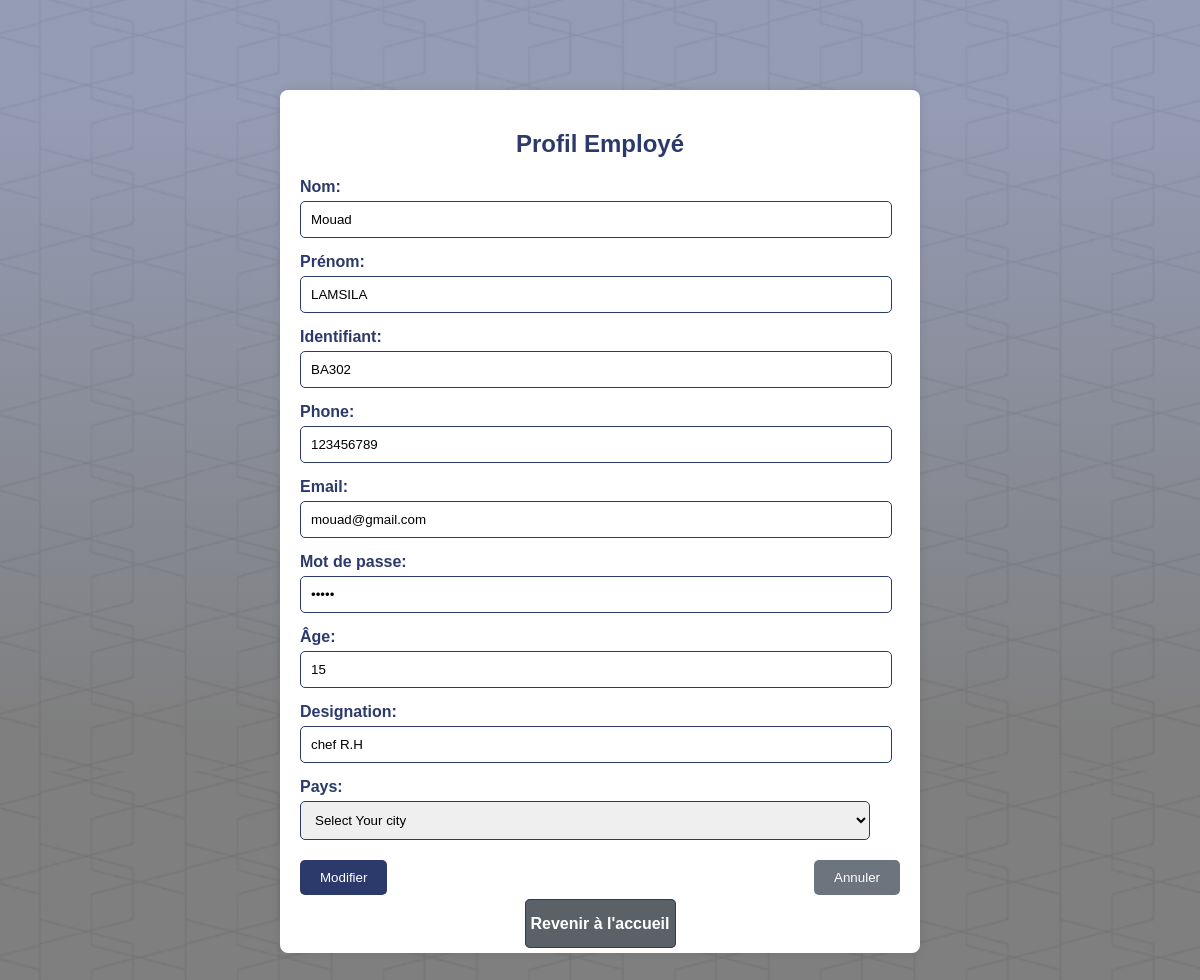
The page /edit_employe.php?id=3 on the database its author committed.
### tables this page shows
CREATE TABLE employes(
    id INT AUTO_INCREMENT PRIMARY KEY,
    identifiant VARCHAR(50) UNIQUE,
    motPass VARCHAR(50),
    nom VARCHAR(50),
    prenom VARCHAR(50),
    age INT,
    phone BIGINT,
    email VARCHAR(50),
    pays VARCHAR(50),
    designation VARCHAR(50)
);

### html/edit_employe.php (the view, shortened to what this page needs)
<?php
$id = $_GET['id'];
include "connect.php";
extract($_POST);
$query = "SELECT * from employes where id = $id";
$result = mysqli_query($con, $query);
$employe = mysqli_fetch_assoc($result);
?>
<!DOCTYPE html>
<html lang="fr">
<head>
    <link rel="stylesheet" href="../css/Profil.css">
</head>
<body>
    <div class="container">
        <h2>Profil Employé</h2>
        <form action="" method="post" enctype="multipart/form-data">
            <div class="form-group">
                <label for="nom">Nom:</label>
                <input type="text" id="nom" value="<?= $employe['nom'] ?>" name="nom" required>
            </div>
            <div class="form-group">
                <label for="prenom">Prénom:</label>
                <input type="text" id="prenom" name="prenom" value="<?= $employe['prenom'] ?>" required>
            </div>
            <div class="form-group">
                <label for="identifiant">Identifiant:</label>
                <input type="text" id="identifiant" name="identifiant" value="<?= $employe['identifiant'] ?>" required>
            </div>
            <div class="form-group">
                <label for="phone">Phone:</label>
                <input type="tel" id="phone" name="phone" value="<?= $employe['phone'] ?>" required>
            </div>
            <div class="form-group">
                <label for="email">Email:</label>
                <input type="email" id="email" name="email" value="<?= $employe['email'] ?>" required>
            </div>
            <div class="form-group">
                <label for="password">Mot de passe:</label>
                <input type="password" id="password" name="motPass" value="<?= $employe['motPass'] ?>" required>
            </div>
            <div class="form-group">
                <label for="age">Âge:</label>
                <input type="number" id="age" name="age" value="<?= $employe['age'] ?>" required>
            </div>
            <div class="form-group">
                <label for="designation">Designation:</label>
                <input type="text" id="designation" name="designation" value="<?= $employe['designation'] ?>" required>
            </div>
            <div class="form-group">
                <label for="pays">Pays:</label>
                <select id="pays" name="pays" required>
                    <option value="-1">Select Your city</option>
                </select>
            </div>
            <div class="button-group">
                <button type="submit" name="submit" class="btn btn-primary">Modifier</button>
                <button type="reset" class="btn btn-secondary">Annuler</button>
            </div>
            <div class="back-button">
                <a href="list_employes.php" class="btn btn-back">Revenir à l'accueil</a>
            </div>
        </form>
    </div>
</body>
</html>

### css/profil.css (style rules this page uses)
body { font-family: Arial, sans-serif; background-color: #f4f4f4; margin: 20px; padding: 20px; background-image: linear-gradient(rgba(43, 58, 107, 0.5)10%, rgba(0, 0, 0, 0.5)70%), url(../img/background.jpg); }
.container { width: 80%; max-width: 600px; margin: 50px auto; background-color: #fff; padding: 20px; border-radius: 8px; box-shadow: 0 0 10px rgba(0, 0, 0, 0.1); }
h2 { text-align: center; margin-bottom: 20px; color: #2b3a6b; }
.form-group { margin-bottom: 15px; }
.form-group label { display: block; margin-bottom: 5px; font-weight: bold; color: #2b3a6b; }
.form-group input, .form-group select { width: 95%; padding: 10px; border: 1px solid #2b3a6b; border-radius: 5px; }
.button-group { display: flex; justify-content: space-between; margin-top: 20px; }
.btn { padding: 10px 20px; border: none; border-radius: 5px; cursor: pointer; text-decoration: none; text-align: center; }
.btn-primary { background-color: #2b3a6b; color: #fff; }
.btn-secondary { background-color: #6c757d; color: #fff; }
.back-button { text-align: center; margin-top: 20px; }
.btn-back { width: 300px; padding: 15px 5px; text-align: center; margin: 20px 10px; border-radius: 5px; font-weight: bold; border: 1px solid #2b3a6b; background-color: #5a6268; color: white; }

### rows shown on the page
employes: nom "Mouad", prenom "LAMSILA", identifiant "BA302", phone "123456789", email "mouad@gmail.com", age "15", designation "chef R.H"
